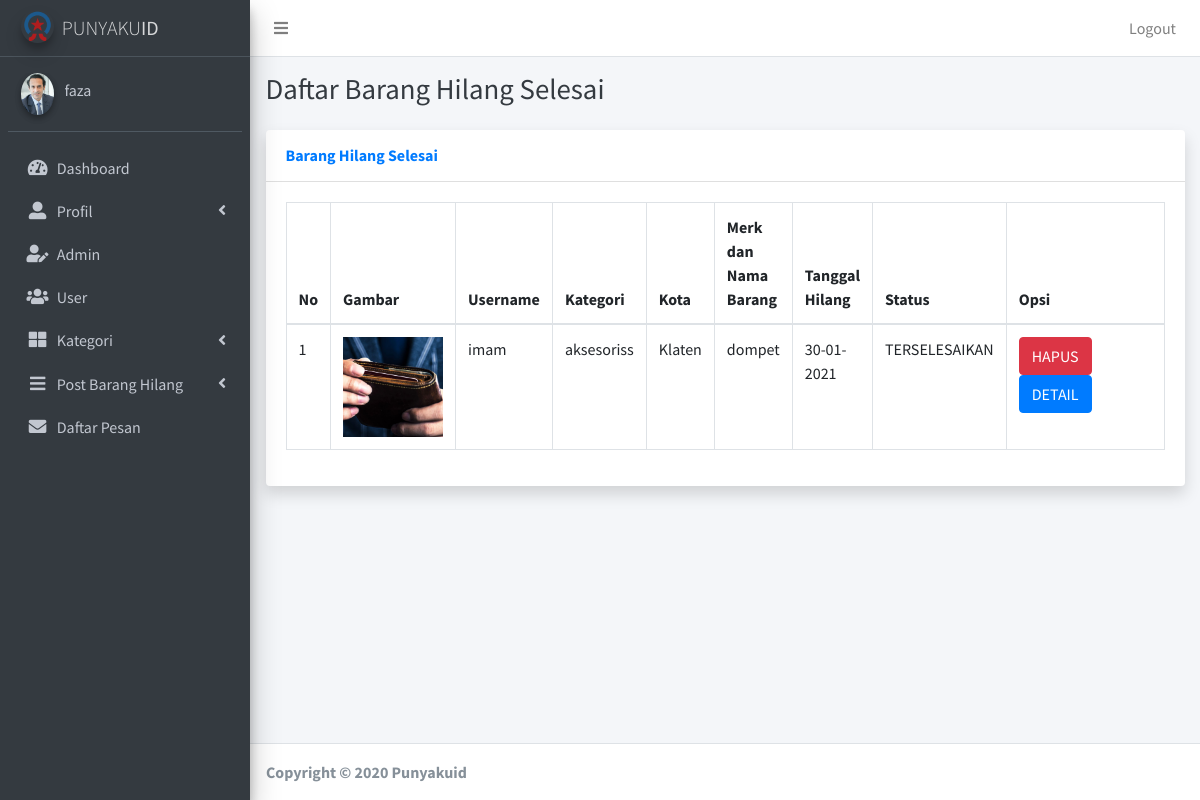
Page /admin/adm_barang_hilang_selesai.php (signed in) on the committed database.
### tables this page shows
CREATE TABLE `user` (
  `id_user` int(5) NOT NULL,
  `nama` varchar(30) NOT NULL,
  `email` varchar(100) NOT NULL,
  `username` varchar(20) NOT NULL,
  `password` varchar(255) NOT NULL,
  `alamat` varchar(50) NOT NULL,
  `no_hp` varchar(12) NOT NULL,
  `level` varchar(15) NOT NULL,
  `gambar_user` varchar(110) NOT NULL
);

CREATE TABLE `barang_hilang` (
  `id_bh` int(5) NOT NULL,
  `id_ktg_barang` int(11) NOT NULL,
  `id_user` int(5) NOT NULL,
  `id_kota` int(11) NOT NULL,
  `id_status` int(11) NOT NULL,
  `nama_bh` varchar(50) NOT NULL,
  `tgl_bh` date NOT NULL,
  `lokasi_bh` varchar(50) NOT NULL,
  `penyebab_bh` varchar(50) NOT NULL,
  `gambar_bh` varchar(110) NOT NULL,
  `pesan_bh` varchar(50) NOT NULL
);

CREATE TABLE `kategori_barang` (
  `id_ktg_barang` int(5) NOT NULL,
  `ktg_barang` varchar(20) NOT NULL
);

CREATE TABLE `kota` (
  `id_kota` int(11) NOT NULL,
  `nama_kota` varchar(30) NOT NULL
);

CREATE TABLE `status` (
  `id_status` int(11) NOT NULL,
  `ket_status` varchar(20) NOT NULL
);

### admin/adm_barang_hilang_selesai.php (the view, shortened to what this page needs)
<?php
include '../template/adm_topbar.php';
include '../template/adm_sidebar.php';
require '../koneksi.php';
?>
<div class="content-wrapper">
    <div class="content-header">
        <div class="container-fluid">
            <div class="row mb-2">
                <div class="col-sm-6">
                    <h1 class="m-0 text-dark">Daftar Barang Hilang Selesai</h1>
                </div>
            </div>
        </div>
    </div>
    <section class="content">
        <div class="container-fluid">
            <div class="row">
                <div class="col-12">
                    <div class="card shadow mb-4">
                        <div class="card-header py-3">
                            <h6 class="m-0 font-weight-bold text-primary">Barang Hilang Selesai</h6>
                        </div>
                        <div class="card-body">
                            <div class="table-responsive">
                                <table class="table table-bordered" id="dataTable" width="100%" cellspacing="0">
                                    <thead>
                                        <tr>
                                            <th style="width: 5%">No</th>
                                            <th>Gambar</th>
                                            <th>Username</th>
                                            <th>Kategori</th>
                                            <th>Kota</th>
                                            <th>Merk dan Nama Barang</th>
                                            <th>Tanggal Hilang</th>
                                            <th>Status</th>
                                            <th style="width: 20%;">Opsi</th>
                                        </tr>
                                    </thead>
                                    <tbody>
                                        <?php
                                        $no = 1;
                                        $data = mysqli_query(
                                            $koneksi,
                                            "select * from barang_hilang
inner join kategori_barang on barang_hilang.id_ktg_barang = kategori_barang.id_ktg_barang
inner join kota on barang_hilang.id_kota = kota.id_kota
inner join user on barang_hilang.id_user = user.id_user
inner join status on barang_hilang.id_status = status.id_status
where status.id_status ='4'"
                                        );
                                        while ($d = mysqli_fetch_array($data)) {
                                        ?>
                                            <tr>
                                                <td><?php echo $no++; ?></td>
                                                <td><img src="../assets/img/barang_hilang/<?php echo $d['gambar_bh']; ?>" width=" 100px" height="100px"></td>
                                                <td><?php echo $d['username']; ?></td>
                                                <td><?php echo $d['ktg_barang']; ?></td>
                                                <td><?php echo $d['nama_kota']; ?></td>
                                                <td><?php echo $d['nama_bh']; ?></td>
                                                <td><?php echo date('d-m-Y', strtotime($d['tgl_bh']));  ?></td>
                                                <td><?php echo $d['ket_status']; ?></td>
                                                <td>
                                                    <a class="btn btn-danger" href="../adm_barang_hilang/hapus_barang_hilang.php?id_bh= <?php echo $d['id_bh']; ?>">HAPUS</a>
                                                    <a class="btn btn-primary" href="../detail_barang.php?id_bh=<?php echo $d['id_bh'] ?>">DETAIL</a>
                                                </td>
                                            </tr>
                                        <?php
                                        }
                                        ?>
                                    </tbody>
                                </table>
                            </div>
                        </div>
                    </div>
                </div>
            </div>
        </div>
</div>
</div>
<?php
include '../template/adm_footer.php';
?>

### template/adm_sidebar.php (shortened to what this page needs)
<?php
function menu_active($menu)
{
    $url = explode('/', $_SERVER['REQUEST_URI']);
    if ($url[3] == $menu) {
        echo "active";
    }
}
function menu_tiga_open($menu1, $menu2, $menu3)
{
    $url = explode('/', $_SERVER['REQUEST_URI']);
    if ($url[3] == $menu1 || $url[3] == $menu2 || $url[3] == $menu3) {
        echo "menu-open";
    }
}
function menu_dua_open($menu1, $menu2)
{
    $url = explode('/', $_SERVER['REQUEST_URI']);
    if ($url[3] == $menu1 || $url[3] == $menu2) {
        echo "menu-open";
    }
}
function menu_dua_active($menu1, $menu2)
{
    $url = explode('/', $_SERVER['REQUEST_URI']);
    if ($url[3] == $menu1 || $url[3] == $menu2) {
        echo "active";
    }
}
function menu_tiga_active($menu1, $menu2, $menu3)
{
    $url = explode('/', $_SERVER['REQUEST_URI']);
    if ($url[3] == $menu1 || $url[3] == $menu2 || $url[3] == $menu3) {
        echo "active";
    }
}
function menu_empat_open($menu1, $menu2, $menu3, $menu4)
{
    $url = explode('/', $_SERVER['REQUEST_URI']);
    if ($url[3] == $menu1 || $url[3] == $menu2 || $url[3] == $menu3 || $url[3] == $menu4) {
        echo "menu-open";
    }
}
function menu_empat_active($menu1, $menu2, $menu3, $menu4)
{
    $url = explode('/', $_SERVER['REQUEST_URI']);
    if ($url[3] == $menu1 || $url[3] == $menu2 || $url[3] == $menu3 || $url[3] == $menu4) {
        echo "active";
    }
}
require '../koneksi.php';
$id_user = $_SESSION['id_user'];
$d = mysqli_fetch_array(mysqli_query($koneksi, "select * from user where id_user = '$id_user'"));
?>
<aside class="main-sidebar sidebar-dark-primary elevation-4">
    <a href="../index.php" class="brand-link">
        <img src="../assets/img/iconn.png" alt="AdminLTE Logo" class="brand-image img-circle elevation-3" style="opacity: .8">
        <span class="brand-text font-weight-light">PUNYAKU<strong>ID</strong></span>
    </a>
    <div class="sidebar">
        <div class="user-panel mt-3 pb-3 mb-3 d-flex">
            <div class="image">
                <img src="../assets/img/user/<?php echo $d['gambar_user']; ?>" class="img-circle elevation-2">
            </div>
            <div class="info">
                <a href="#" class="d-block"><?php echo $_SESSION['username']; ?></a>
            </div>
        </div>
        <nav class="mt-2">
            <ul class="nav nav-pills nav-sidebar flex-column" data-widget="treeview" role="menu" data-accordion="false">
                <li class="nav-item">
                    <a href="../admin/dashboard.php" class="nav-link <?php menu_active("dashboard.php") ?>">
                        <i class="nav-icon fas fa-tachometer-alt"></i>
                        <p>Dashboard</p>
                    </a>
                </li>
                <li class="nav-item has-treeview <?php menu_tiga_open("adm_profil.php", "adm_edit_profil.php", "adm_edit_pass.php") ?>">
                    <a href="#" class="nav-link <?php menu_tiga_active("adm_profil.php", "adm_edit_profil.php", "adm_edit_pass.php") ?>">
                        <i class="nav-icon fas fa-user-alt"></i>
                        <p>
                            Profil
                            <i class="right fas fa-angle-left"></i>
                        </p>
                    </a>
                </li>
                <li class="nav-item">
                    <a href="../admin/adm_admin.php" class="nav-link  <?php menu_active("adm_admin.php") ?>">
                        <i class="nav-icon fa fa-user-edit"></i>
                        <p>Admin</p>
                    </a>
                </li>
                <li class="nav-item">
                    <a href="../admin/adm_user.php" class="nav-link  <?php menu_active("adm_user.php") ?>">
                        <i class="nav-icon fa fa-users"></i>
                        <p>User</p>
                    </a>
                </li>
                <li class="nav-item has-treeview <?php menu_dua_open("adm_kategori_barang.php", "adm_kota.php") ?>">
                    <a href="#" class="nav-link <?php menu_dua_active("adm_kategori_barang.php", "adm_kota.php") ?>">
                        <i class="nav-icon fa fa-th-large"></i>
                        <p>
                            Kategori
                            <i class="right fas fa-angle-left"></i>
                        </p>
                    </a>
                </li>
                <li class="nav-item has-treeview <?php menu_empat_open("adm_barang_hilang_tunda.php", "adm_barang_hilang_tolak.php", "adm_barang_hilang_selesai.php", "adm_barang_hilang_terbit.php") ?>">
                    <a href="#" class="nav-link <?php menu_empat_active("adm_barang_hilang_tunda.php", "adm_barang_hilang_tolak.php", "adm_barang_hilang_selesai.php", "adm_barang_hilang_terbit.php") ?>">
                        <i class=" nav-icon fa fa-bars"></i>
                        <p>
                            Post Barang Hilang
                            <i class="right fas fa-angle-left"></i>
                        </p>
                    </a>
                </li>
                <li class="nav-item">
                    <a href="../admin/adm_pesan.php" class="nav-link  <?php menu_active("adm_pesan.php") ?>">
                        <i class="nav-icon fas fa-envelope"></i>
                        <p>Daftar Pesan</p>
                    </a>
                </li>
            </ul>
        </nav>
    </div>
</aside>

### rows in the picture
user: gambar_user (picture)
barang_hilang: gambar_bh (picture), id_user.username "imam", id_ktg_barang.ktg_barang "aksesoriss", id_kota.nama_kota "Klaten", nama_bh "dompet", tgl_bh "30-01-2021", id_status.ket_status "TERSELESAIKAN"

### other values in the picture
$_SESSION['username'] "faza"
